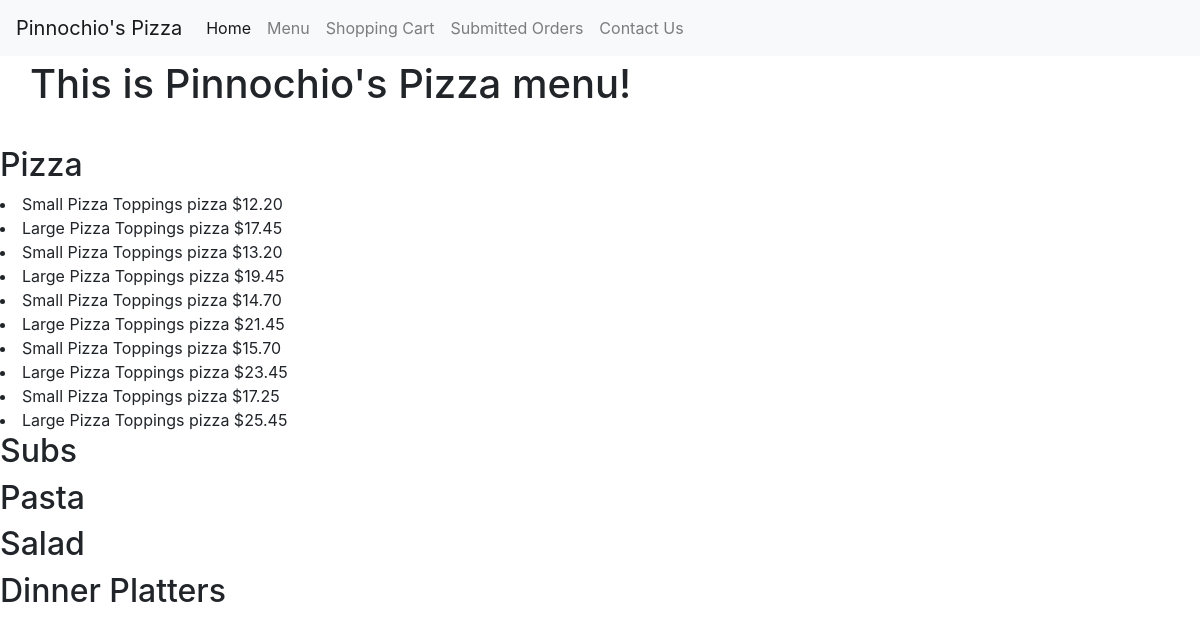
Page /menu on the earlier database version.
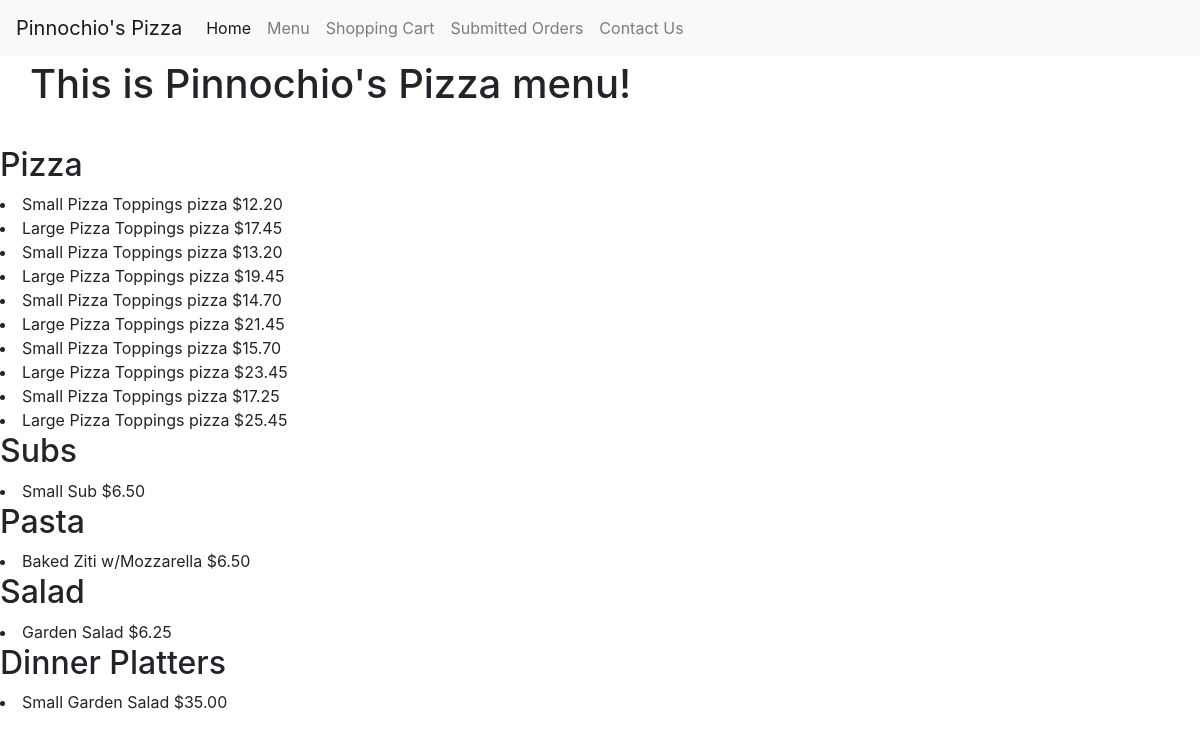
Same page on the later database version.
### orders/models.py (models this page shows, shortened)
class Food(models.Model):
    item = models.ForeignKey(Item, on_delete=models.CASCADE, related_name="FoodItem")
    price = models.DecimalField(max_digits = 10, decimal_places=2,validators=[MinValueValidator(0)])
    size = models.ForeignKey(Size, on_delete=models.CASCADE, related_name="Size")
    options = (('true', 'Yes'), ('false', 'No'))
    hasToppings = models.CharField(max_length = 5, choices = options, default = 'false')
    numToppings = models.PositiveIntegerField(default = 0, help_text = "0 for cheese pizza")
    name = models.CharField(max_length = 64, default = "None", help_text = "Do not include size in name")

class Size(models.Model):
    name = models.CharField(max_length = 64)
    def __str__(self):
        return f"{self.name}"

class Item(models.Model):
    name = models.CharField(max_length = 64)
    def __str__(self):
        return f"{self.name}"

### orders/views.py (the view)
# urls.py: path("menu", views.menu, name="menu"),
def menu(request):
    context = {
        "page_text": "This is Pinnochio's Pizza menu!",
        "pizzas": Food.objects.filter(item__name = 'Pizza'),
        "subs": Food.objects.filter(item__name = 'Sub'),
        "pastas": Food.objects.filter(item__name = 'Pasta'),
        "salads": Food.objects.filter(item__name = 'Salad'),
        "dinners": Food.objects.filter(item__name = 'Dinner Platter')
    }
    return render(request, "orders/menu.html", context)

### orders/templates/orders/menu.html (shortened to what this page needs)
{% extends "orders/base.html" %}
{% block body %}
  <h1 class= "main">
    {{ page_text }}
  </h1>
  <h2>Pizza</h2>
   {% for pizza in pizzas %}
      <li>
        {{ pizza.size }} {{ pizza.item }} Toppings pizza ${{ pizza.price }}
      </li>
    {% endfor %}
  <h2>Subs</h2>
    {% for sub in subs %}
      <li>
        {{sub.size}} {{ sub.item }} ${{sub.price}}
      </li>
    {% endfor %}
  <h2>Pasta</h2>
   {% for pasta in pastas %}
      <li>
         {{ pasta.name }} ${{pasta.price}}
      </li>
    {% endfor %}
  <h2>Salad</h2>
    {% for salad in salads %}
      <li>
        {{ salad.name }} ${{salad.price}}
      </li>
    {% endfor %}
  <h2>Dinner Platters</h2>
    {% for dinner in dinners %}
      <li>
        {{ dinner.size }} {{ dinner.name }} ${{dinner.price}}
      </li>
    {% endfor %}
{% endblock %}

Differences in the rows shown:
added Food: size "Small", item "Sub", price "6.50", shown under "Subs"
added Food: name "Baked Ziti w/Mozzarella", price "6.50", shown under "Pasta"
added Food: name "Garden Salad", price "6.25", shown under "Salad"
added Food: size "Small", name "Garden Salad", price "35.00", shown under "Dinner Platters"
